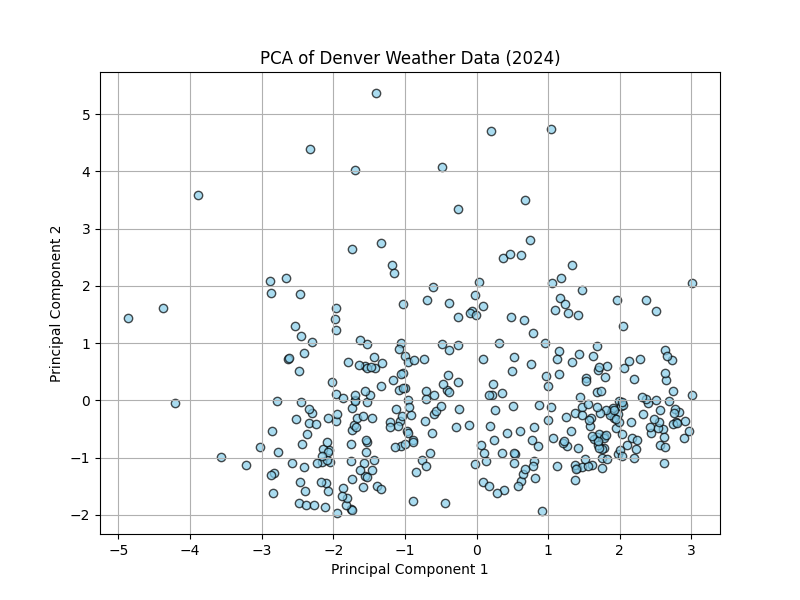

The script that drew this image:
# weather_pca.py
# Perform PCA on real weather data using Meteostat
# --------------------------------------------------

import pandas as pd
from meteostat import Point, Daily
from datetime import datetime
from sklearn.preprocessing import StandardScaler
from sklearn.decomposition import PCA
import matplotlib.pyplot as plt

# Step 1: Define the location and time range
start = datetime(2024, 1, 1)
end = datetime(2024, 12, 31)

# Example location: Denver, Colorado
denver = Point(39.7392, -104.9903)

# Step 2: Fetch daily weather data from Meteostat
data = Daily(denver, start, end)
df = data.fetch()

# Step 3: Select relevant numeric features for PCA
df = df[['tavg', 'tmin', 'tmax', 'prcp', 'wspd', 'pres']].dropna()

# Step 4: Standardize (scale) the data
scaler = StandardScaler()
scaled = scaler.fit_transform(df)

# Step 5: Apply PCA with 2 components
pca = PCA(n_components=2)
principal_components = pca.fit_transform(scaled)

# Step 6: Create a DataFrame with principal components
df_pca = pd.DataFrame(data=principal_components, columns=['PC1', 'PC2'])

# Step 7: Combine with original data (optional)
df_final = pd.concat([df.reset_index(drop=True), df_pca], axis=1)

# Step 8: Display explained variance ratio
print("Explained variance ratio:", pca.explained_variance_ratio_)

# Step 9: Plot the PCA results
plt.figure(figsize=(8,6))
plt.scatter(df_pca['PC1'], df_pca['PC2'], c='skyblue', edgecolor='black', alpha=0.7)
plt.title('PCA of Denver Weather Data (2024)')
plt.xlabel('Principal Component 1')
plt.ylabel('Principal Component 2')
plt.grid(True)
plt.show()

# Step 10: Save results to CSV
df_final.to_csv('denver_weather_pca.csv', index=False)
print("\nData with PCA components saved to 'denver_weather_pca.csv'")
